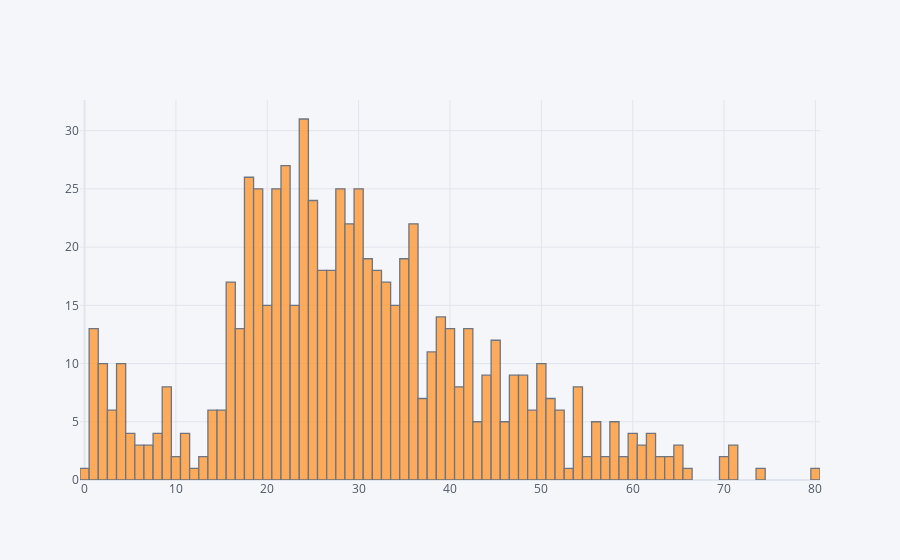

The notebook cell saved with this chart:
### Code cell
train['Age'].iplot(kind = 'hist', bins = 100);

### Figure 1 — Plotly figure (JSON) as saved in the notebook; plotly's stock layout.template omitted (floating-point values rounded to 4 significant figures; data arrays with more than 128 entries replaced by an {"elided": "..."} marker saying what was removed)
{"data": [{"histfunc": "count", "histnorm": "", "marker": {"color": "rgba(255, 153, 51, 1.0)", "line": {"color": "#4D5663", "width": 1.3}}, "name": "Age", "nbinsx": 100, "opacity": 0.8, "orientation": "v", "type": "histogram", "x": {"elided": "891 float values"}}], "layout": {"barmode": "overlay", "legend": {"bgcolor": "#F5F6F9", "font": {"color": "#4D5663"}}, "paper_bgcolor": "#F5F6F9", "plot_bgcolor": "#F5F6F9", "title": {"font": {"color": "#4D5663"}}, "xaxis": {"gridcolor": "#E1E5ED", "showgrid": true, "tickfont": {"color": "#4D5663"}, "title": {"font": {"color": "#4D5663"}, "text": ""}, "zerolinecolor": "#E1E5ED"}, "yaxis": {"gridcolor": "#E1E5ED", "showgrid": true, "tickfont": {"color": "#4D5663"}, "title": {"font": {"color": "#4D5663"}, "text": ""}, "zerolinecolor": "#E1E5ED"}}}
